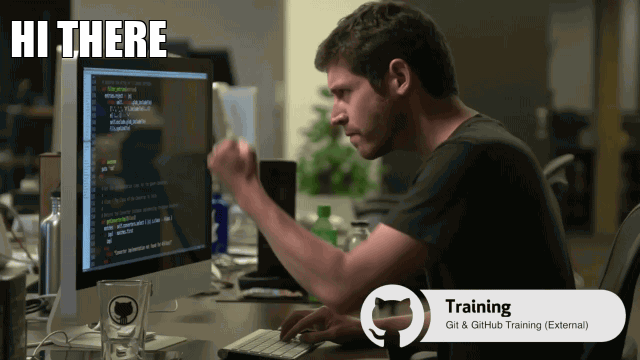
#> input picture pruebas/test.png, 640 x 360 px
$ python border.py
#> lines starting #> are read from the running program, lines starting #| are printed output that depends on the picture
from PIL import Image
from PIL import ImageFont
from PIL import ImageDraw


import  os

x, y = 10, 10

fname1 = "test.png"
im = Image.open(fname1)
#> im is the input picture: PIL image 640x360 RGBA; mean R, G, B, A 75.5, 72.5, 61.1, 255
pointsize = 46
fillcolor = "white"
shadowcolor = "black"

text = "HI THERE"


draw = ImageDraw.Draw(im)
font = ImageFont.truetype("impact.ttf", pointsize)

# thin border
draw.text((x-1, y), text, font=font, fill=shadowcolor)
draw.text((x+1, y), text, font=font, fill=shadowcolor)
draw.text((x, y-1), text, font=font, fill=shadowcolor)
draw.text((x, y+1), text, font=font, fill=shadowcolor)

# thicker border
draw.text((x-1, y-1), text, font=font, fill=shadowcolor)
draw.text((x+1, y-1), text, font=font, fill=shadowcolor)
draw.text((x-1, y+1), text, font=font, fill=shadowcolor)
draw.text((x+1, y+1), text, font=font, fill=shadowcolor)

# now draw the text over it
draw.text((x, y), text, font=font, fill=fillcolor)

fname2 = "test.png"
im.save(fname2)
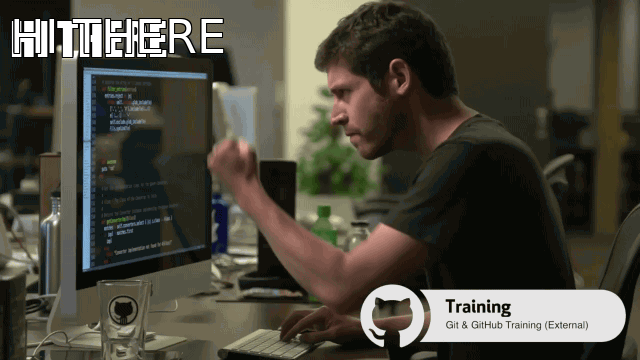
#> saved as test.png: PIL image 640x360 RGBA; mean R, G, B, A 75.8, 72.8, 61.5, 255
